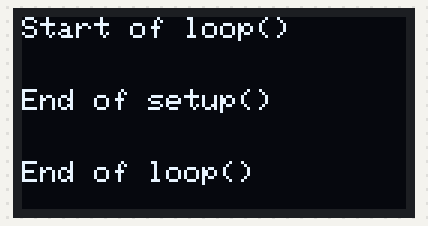
Bench run of a sketch on a simulated Arduino Uno, built with avr-gcc and run on an emulated ATmega328P. Parts: 128×64 one-colour display. The display library's start-up logo is not drawn.

Above: at 4.2 s.

The sketch:

JustDisplay.ino
```cpp
/*
   Sketch to just get the OLDE SSD1306 screen working but not in a demo.
    The commented out groups of includes were created when adding the libs

*/

// adding  the next one
//#include <Adafruit_SSD1306.h>
//#include <splash.h>

// adding the next one
//#include <Adafruit_GFX.h>
//#include <Adafruit_GrayOLED.h>
//#include <Adafruit_SPITFT.h>
//#include <Adafruit_SPITFT_Macros.h>
//#include <gfxfont.h>


#include <SPI.h>
#include <Wire.h>
#include <Adafruit_GFX.h>
#include <Adafruit_SSD1306.h>

// SSD1306 display constants
#define SCREEN_WIDTH 128
#define SCREEN_HEIGHT 64
#define OLED_RESET    -1  // means no reset pin

Adafruit_SSD1306 display(SCREEN_WIDTH, SCREEN_HEIGHT, &Wire, OLED_RESET);

#define MAX_LINES 8
#define MAX_LINE_LENGTH 22

char lines[MAX_LINES][MAX_LINE_LENGTH];

void setup() {
  // To talk to PC
  Serial.begin(115200);

  if (!initDisplay()) {
    Serial.println(F("SSD1306 allocation failed"));
    for (;;); // Don't proceed, loop forever
  }

  printLine(3, "End of setup()");
  printScreen();
}

void loop() {
  // put your main code here, to run repeatedly:
  printLine(0, "Start of loop()");
  delay(2000);
  printLine(6, "End of loop()");
  printScreen();
}

bool initDisplay()
{
  // SSD1306_SWITCHCAPVCC = generate display voltage from 3.3V internally
  // Address 0x#C or 0x3D for 128x64 -- Get from Look_at_i2c sketch
  if (!display.begin(SSD1306_SWITCHCAPVCC, 0x3C)) {
    return false;
  }

  display.display();
  delay(2000);  // the init of display takes time

  // clear the buffer
  display.clearDisplay();
  return true;
}

void printLine(int row, char * text)
{
  if (row >= 0 && row < MAX_LINES){
    for(int ich = 0; ich < MAX_LINE_LENGTH; ich++)
    {
      if (text[ich] != 0)
      {
        lines[row][ich] = text[ich];
      }
      else
      {
        lines[row][ich] = 0;
      }
    }
    lines[row][MAX_LINE_LENGTH-1] = 0;
  }
}

void printScreen() {
  display.clearDisplay();
  display.setTextSize(1);
  display.setTextColor(WHITE);
  for (int idx = 0, ycur = 0; idx < MAX_LINES; idx++, ycur += 8)
  {
    display.setCursor(0, ycur);
    display.println(&lines[idx][0]);
  }
  display.display();
}
```
